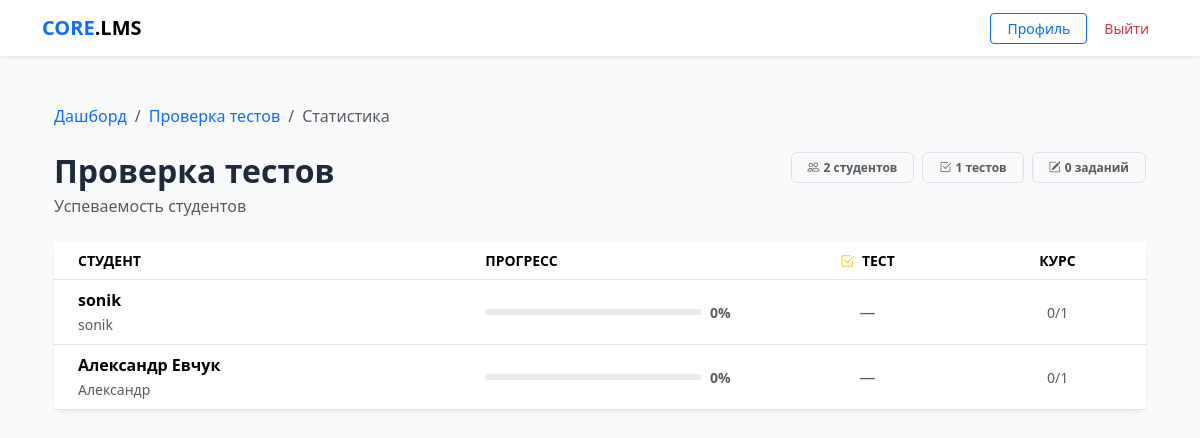
The app's page /stats/3/ (signed in), older data.
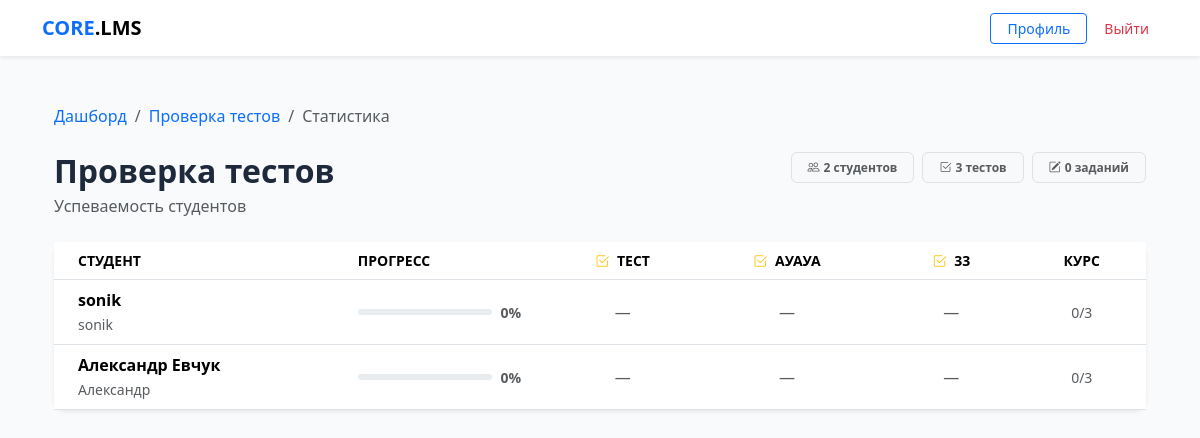
The same page, newer data.
### core/models.py (models this page shows, shortened)
class Quiz(models.Model):
    course = models.ForeignKey(Course, on_delete=models.CASCADE, related_name='quizzes')
    title = models.CharField(max_length=255)
    max_attempts = models.PositiveIntegerField(
        default=0,
        help_text='0 — неограниченное количество попыток'
    )
    shuffle_questions = models.BooleanField(
        default=False,
        help_text='Перемешивать вопросы случайно для каждого студента'
    )
    time_limit_minutes = models.PositiveIntegerField(
        null=True, blank=True,
        help_text='Ограничение по времени в минутах. Пусто — без ограничений.'
    )
    available_from = models.DateTimeField(null=True, blank=True,
        help_text='Дата открытия теста. Пусто — доступен сразу.')
    available_until = models.DateTimeField(null=True, blank=True,
        help_text='Дата закрытия теста. Пусто — бессрочно.')

class CustomUser(AbstractUser):
    ROLE_CHOICES = (
        ('student', 'Студент'),
        ('teacher', 'Преподаватель'),
    )
    role = models.CharField(max_length=10, choices=ROLE_CHOICES, default='student')
    avatar = models.ImageField(upload_to='avatars/', null=True, blank=True)
    phone = models.CharField(max_length=20, null=True, blank=True)

### core/views.py (the view)
# urls.py: path('stats/<int:course_id>/', views.course_stats, name='course_stats'),
@login_required
@user_passes_test(is_teacher)
def course_stats(request, course_id):
    course = get_object_or_404(Course, id=course_id, author=request.user)
    students = CustomUser.objects.filter(
        groups__in=course.groups.all(), role='student'
    ).distinct().order_by('last_name', 'first_name')
    quizzes = Quiz.objects.filter(course=course)
    assignments = Assignment.objects.filter(
        block__course=course
    ).select_related('block')
    students_data = []
    for student in students:
        quiz_results = {}
        for quiz in quizzes:
            result = StudentResult.objects.filter(
                student=student, quiz=quiz
            ).order_by('-score').first()
            quiz_results[quiz.id] = result
        assignment_results = {}
        for assignment in assignments:
            sub = Submission.objects.filter(
                student=student, assignment=assignment
            ).first()
            assignment_results[assignment.id] = sub
        total = quizzes.count() + assignments.count()
        done = sum(1 for r in quiz_results.values() if r)
        done += sum(1 for s in assignment_results.values() if s and s.status == 'graded')
        pct = int((done / total) * 100) if total > 0 else 0
        completion = CourseCompletion.objects.filter(
            student=student, course=course).first()
        students_data.append({
            'student': student,
            'quiz_results': quiz_results,
            'assignment_results': assignment_results,
            'pct': pct,
            'done': done,
            'total': total,
            'completed': completion,
        })
    return render(request, 'core/course_stats.html', {
        'course': course,
        'students_data': students_data,
        'quizzes': quizzes,
        'assignments': assignments,
    })

### core/templatetags/core_extras.py (called while the page is built)
@register.filter
def lookup(d, key):
    if isinstance(d, dict):
        return d.get(key)
    return None

### core/views.py (called while the page is built)
def is_teacher(user):
    return user.is_authenticated and user.role == 'teacher'

### core/templates/core/course_stats.html (shortened to what the changed rows need)
{% extends "core/base.html" %}
{% load core_extras %}
{% block content %}
<div class="container py-4">
    <div class="d-flex justify-content-between align-items-start mb-4">
        <div>
            <h2 class="fw-bold mb-1">{{ course.title }}</h2>
        </div>
        <div class="d-flex gap-2">
            <span class="badge bg-light text-muted border px-3 py-2">
                <i class="bi bi-people me-1"></i>{{ students_data|length }} студентов
            </span>
            <span class="badge bg-light text-muted border px-3 py-2">
                <i class="bi bi-check2-square me-1"></i>{{ quizzes|length }} тестов
            </span>
            <span class="badge bg-light text-muted border px-3 py-2">
                <i class="bi bi-pencil-square me-1"></i>{{ assignments|length }} заданий
            </span>
        </div>
    </div>
    {% if students_data %}
    <div class="card border-0 shadow-sm">
        <div class="table-responsive">
            <table class="table align-middle mb-0" id="statsTable">
                <thead class="bg-light">
                    <tr class="small text-uppercase text-muted">
                        <th class="ps-4" style="min-width:180px;">Студент</th>
                        <th style="min-width:100px;">Прогресс</th>
                        {% for quiz in quizzes %}
                        <th class="text-center" style="min-width:100px;"
                            title="{{ quiz.title }}">
                            <i class="bi bi-check2-square text-warning me-1"></i>
                            {{ quiz.title|truncatechars:15 }}
                        </th>
                        {% endfor %}
                        <th class="text-center pe-4">Курс</th>
                    </tr>
                </thead>
                <tbody>
                    {% for row in students_data %}
                    <tr class="{% if row.completed %}table-success-subtle{% endif %}">
                        <td class="ps-4">
                            <div class="fw-semibold">
                                {{ row.student.get_full_name|default:row.student.username }}
                            </div>
                            <small class="text-muted">{{ row.student.username }}</small>
                        </td>
                        <td>
                            <div class="d-flex align-items-center gap-2">
                                <div class="progress flex-grow-1" style="height:6px;min-width:60px;">
                                </div>
                                <small class="text-muted fw-semibold" style="min-width:32px;">
                                    {{ row.pct }}%
                                </small>
                            </div>
                        </td>
                        {% for quiz in quizzes %}
                        {% with result=row.quiz_results|lookup:quiz.id %}
                        <td class="text-center">
                            {% if result %}
                                <span class="badge bg-success-subtle text-success border border-success-subtle px-2">
                                    {{ result.score }}/{{ result.max_score }}
                                </span>
                            {% else %}
                                <span class="text-muted">—</span>
                            {% endif %}
                        </td>
                        {% endwith %}
                        {% endfor %}
                        <td class="text-center pe-4">
                            {% if row.completed %}
                            <span class="badge bg-success-subtle text-success border border-success-subtle">
                                <i class="bi bi-check2-all me-1"></i>Завершён
                            </span>
                            {% else %}
                            <span class="text-muted small">{{ row.done }}/{{ row.total }}</span>
                            {% endif %}
                        </td>
                    </tr>
                    {% endfor %}
                </tbody>
            </table>
        </div>
    </div>
    {% else %}
    <div class="text-center py-5 border rounded-4 bg-light">
        <i class="bi bi-people display-4 text-muted opacity-25"></i>
        <p class="text-muted mt-3">Нет студентов с доступом к этому курсу.</p>
        <small class="text-muted">Назначьте курс группам в настройках курса.</small>
    </div>
    {% endif %}
</div>
{% endblock %}

Row changes from the older to the newer data that the page shows:
added Quiz: title "АУАУА"
added Quiz: title "33"
computed for CustomUser "sonik": total "1" → "3"
computed for CustomUser "Александр Евчук": total "1" → "3"
Text that changed along with them:
{{ quizzes|length }}: "1" → "3"
